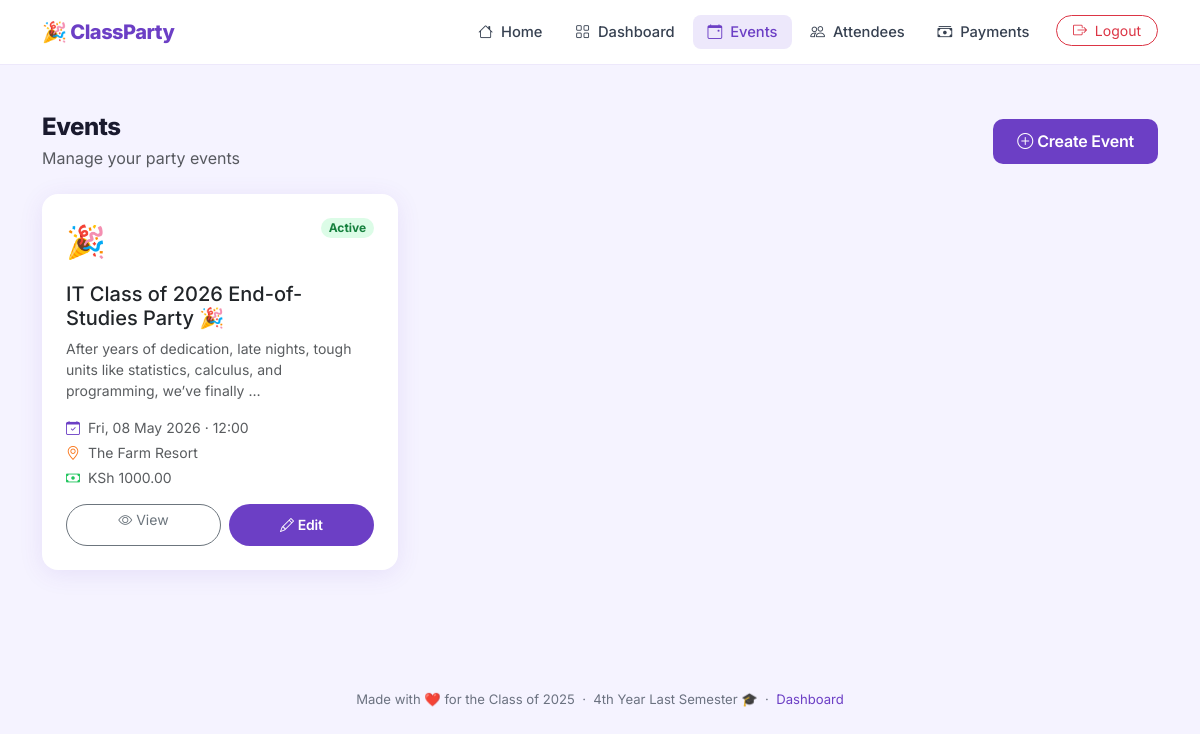
The page /events/ (signed in) on the database its author committed.
### events/models.py (models this page shows, shortened)
class Event(models.Model):
    name = models.CharField(max_length=200)
    description = models.TextField(blank=True)
    date = models.DateTimeField()
    venue = models.CharField(max_length=300)
    contribution_amount = models.DecimalField(max_digits=10, decimal_places=2)
    rsvp_deadline = models.DateTimeField()
    mpesa_paybill = models.CharField(max_length=20, blank=True)
    mpesa_account = models.CharField(max_length=50, blank=True)
    is_active = models.BooleanField(default=True)
    created_at = models.DateTimeField(auto_now_add=True)
    updated_at = models.DateTimeField(auto_now=True)
    class Meta:
        ordering = ['-created_at']
        verbose_name = 'Event'
        verbose_name_plural = 'Events'

### events/views.py (the view)
# urls.py: path('', views.event_list, name='list'),
@login_required
def event_list(request):
    events = Event.objects.all()
    return render(request, 'events/event_list.html', {'events': events})

### templates/events/event_list.html (shortened to what this page needs)
{% extends 'base.html' %}
{% block content %}
<div class="container py-5">
  <div class="d-flex align-items-center justify-content-between mb-4">
    <div>
      <h2 class="section-header mb-1">Events</h2>
      <p class="text-muted mb-0">Manage your party events</p>
    </div>
    <a href="{% url 'events:create' %}" class="btn btn-primary-custom">
      <i class="bi bi-plus-circle me-1"></i>Create Event
    </a>
  </div>
  <div class="row g-4">
    {% for event in events %}
    <div class="col-md-6 col-lg-4">
      <div class="card card-hover h-100 p-4">
        <div class="d-flex align-items-start justify-content-between mb-3">
          <div style="font-size:2rem;">🎉</div>
          {% if event.is_active %}
            <span class="badge rounded-pill" style="background:var(--success-light);color:#15803d;font-size:0.75rem;">Active</span>
          {% else %}
            <span class="badge rounded-pill bg-secondary">Inactive</span>
          {% endif %}
        </div>
        <h5 class="fw-700 mb-2">{{ event.name }}</h5>
        <p class="text-muted small mb-3">{{ event.description|truncatewords:15 }}</p>
        <div class="d-flex flex-column gap-1 mb-3">
          <div class="d-flex align-items-center gap-2 text-muted small">
            <i class="bi bi-calendar-check" style="color:var(--primary);"></i>
            {{ event.date|date:"D, d M Y · H:i" }}
          </div>
          <div class="d-flex align-items-center gap-2 text-muted small">
            <i class="bi bi-geo-alt" style="color:var(--accent);"></i>
            {{ event.venue }}
          </div>
          <div class="d-flex align-items-center gap-2 text-muted small">
            <i class="bi bi-cash" style="color:var(--success);"></i>
            KSh {{ event.contribution_amount }}
          </div>
        </div>
        <div class="mt-auto d-flex gap-2">
          <a href="{% url 'events:detail' event.pk %}" class="btn btn-sm btn-outline-secondary rounded-pill px-3 flex-grow-1">
            <i class="bi bi-eye me-1"></i>View
          </a>
          <a href="{% url 'events:edit' event.pk %}" class="btn btn-sm btn-primary-custom rounded-pill px-3 flex-grow-1">
            <i class="bi bi-pencil me-1"></i>Edit
          </a>
        </div>
      </div>
    </div>
    {% endfor %}
  </div>
</div>
{% endblock %}

### templates/base.html (style rules this page uses)
:root { --primary: #6c3fc5; --primary-dark: #5530a0; --primary-light: #ede8fb; --accent: #f97316; --accent-light: #fff3e8; --success: #22c55e; --success-light: #dcfce7; --danger: #ef4444; --dark: #0f0f1a; --card-bg: #ffffff; --body-bg: #f5f3ff; --text-muted-custom: #6b7280; --border-radius: 16px; --border-radius-sm: 10px; --shadow: 0 4px 24px rgba(108,63,197,0.10); --shadow-hover: 0 8px 32px rgba(108,63,197,0.18); }
* { box-sizing: border-box; }
body { font-family: 'Inter', sans-serif; background: var(--body-bg); color: #1a1a2e; min-height: 100vh; }
.card { border: none; border-radius: var(--border-radius); box-shadow: var(--shadow); background: var(--card-bg); }
.card-hover { transition: transform 0.22s ease, box-shadow 0.22s ease; }
.btn-primary-custom { background: var(--primary); color: #fff; border: none; border-radius: 10px; font-weight: 600; padding: 0.65rem 1.5rem; transition: all 0.2s; letter-spacing: -0.2px; }
.section-header { font-weight: 800; font-size: 1.5rem; letter-spacing: -0.5px; color: #1a1a2e; }

### rows shown on the page
Event: is_active "Active", name "IT Class of 2026 End-of-Studies Party 🎉", description "After years of dedication, late nights, tough units like statistics, calculus, and programming, we’ve finally …", date "Fri, 08 May 2026 · 12:00", venue "The Farm Resort", contribution_amount "1000.00"
